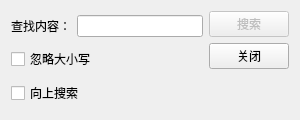
<?xml version="1.0" encoding="UTF-8"?>
<ui version="4.0">
 <class>Finddialog</class>
 <widget class="QWidget" name="Finddialog">
  <property name="geometry">
   <rect>
    <x>0</x>
    <y>0</y>
    <width>300</width>
    <height>120</height>
   </rect>
  </property>
  <property name="windowTitle">
   <string>Form</string>
  </property>
  <layout class="QVBoxLayout" name="verticalLayout_3">
   <item>
    <layout class="QHBoxLayout" name="horizontalLayout_2">
     <item>
      <layout class="QVBoxLayout" name="verticalLayout">
       <item>
        <layout class="QHBoxLayout" name="horizontalLayout">
         <item>
          <widget class="QLabel" name="label">
           <property name="text">
            <string>查找内容：</string>
           </property>
           <property name="buddy">
            <cstring>lineEdit</cstring>
           </property>
          </widget>
         </item>
         <item>
          <widget class="QLineEdit" name="lineEdit"/>
         </item>
        </layout>
       </item>
       <item>
        <widget class="QCheckBox" name="cb_MatchCase">
         <property name="text">
          <string>忽略大小写</string>
         </property>
        </widget>
       </item>
       <item>
        <widget class="QCheckBox" name="cb_isback">
         <property name="text">
          <string>向上搜索</string>
         </property>
        </widget>
       </item>
      </layout>
     </item>
     <item>
      <layout class="QVBoxLayout" name="verticalLayout_2">
       <item>
        <widget class="QPushButton" name="findButton">
         <property name="enabled">
          <bool>false</bool>
         </property>
         <property name="text">
          <string>搜索</string>
         </property>
        </widget>
       </item>
       <item>
        <widget class="QPushButton" name="closeButton">
         <property name="text">
          <string>关闭</string>
         </property>
        </widget>
       </item>
       <item>
        <spacer name="verticalSpacer">
         <property name="orientation">
          <enum>Qt::Vertical</enum>
         </property>
         <property name="sizeHint" stdset="0">
          <size>
           <width>20</width>
           <height>40</height>
          </size>
         </property>
        </spacer>
       </item>
      </layout>
     </item>
    </layout>
   </item>
  </layout>
 </widget>
 <tabstops>
  <tabstop>lineEdit</tabstop>
  <tabstop>findButton</tabstop>
  <tabstop>cb_MatchCase</tabstop>
  <tabstop>cb_isback</tabstop>
  <tabstop>closeButton</tabstop>
 </tabstops>
 <resources/>
 <connections/>
</ui>
